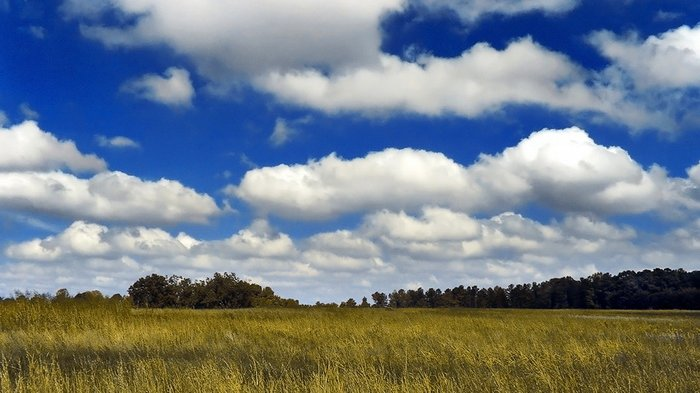
#> input picture svm/data/new_images/berawan2.jpg, 700 x 393 px
$ python -i model_wrapper.py   (imports and definitions only)
#> lines starting #> are read from the running program, lines starting #| are printed output that depends on the picture
import numpy as np
import cv2
from skimage.feature import hog, local_binary_pattern
from sklearn.base import BaseEstimator, ClassifierMixin
from sklearn.pipeline import make_pipeline
from sklearn.preprocessing import StandardScaler
from sklearn.decomposition import PCA
from sklearn.svm import SVC


# Konfigurasi yang harus sama dengan saat training
IMAGE_SIZE = (128, 128)
HOG_ORIENTATIONS = 9
HOG_PIXELS_PER_CELL = (8, 8)
HOG_CELLS_PER_BLOCK = (2, 2)

# Fungsi helper yang dibutuhkan oleh class
def resize_image(image):
    return cv2.resize(image, IMAGE_SIZE, interpolation=cv2.INTER_AREA)

def to_grayscale(image):
    return cv2.cvtColor(image, cv2.COLOR_BGR2GRAY)

def normalize_image(image):
    return image.astype('float32') / 255.0

def preprocess_image_for_feature_extraction(image):
    # Penting: Konversi dari RGB (Pillow) ke BGR (OpenCV)
    image_bgr = cv2.cvtColor(image, cv2.COLOR_RGB2BGR)
    resized_color_uint8 = resize_image(image_bgr)
    gray_image = to_grayscale(resized_color_uint8)
    normalized_gray = normalize_image(gray_image)
    normalized_color = normalize_image(resized_color_uint8)
    return normalized_gray, normalized_color

def extract_hog_features(gray_image):
    return hog(gray_image, orientations=HOG_ORIENTATIONS, pixels_per_cell=HOG_PIXELS_PER_CELL,
               cells_per_block=HOG_CELLS_PER_BLOCK, block_norm='L2-Hys', visualize=False, transform_sqrt=True)

# [24 lines left out: functions extract_color_histogram, extract_lbp_features, extract_features, not called in this run]

class IntegratedClassifier(BaseEstimator, ClassifierMixin):
    # [19 lines left out: functions __init__, _preprocess_and_extract, fit, not called in this run]
    def predict(self, X_raw):
        X_features = self._preprocess_and_extract(X_raw)
        return self.pipeline.predict(X_features)
    def predict_proba(self, X_raw):
        X_features = self._preprocess_and_extract(X_raw)
        return self.pipeline.predict_proba(X_features)

>>> import cv2
>>> picture = cv2.cvtColor(cv2.imread('../svm/data/new_images/berawan2.jpg'), cv2.COLOR_BGR2RGB)
>>> result = preprocess_image_for_feature_extraction(picture)
#> in preprocess_image_for_feature_extraction, image_bgr is the input picture: shape (393, 700, 3); mean B, G, R 138.4, 127.3, 115.3
#> in resize_image, `return cv2.resize(image, IMAGE_SIZE, interpolation=cv2.INTER_AREA)`:
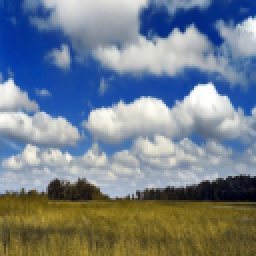
#> returned value: shape (128, 128, 3) (shown 2 times larger); mean of channels 0, 1, 2 138.4, 127.3, 115.3; drawn as B, G, R
#> in to_grayscale, `return cv2.cvtColor(image, cv2.COLOR_BGR2GRAY)`:
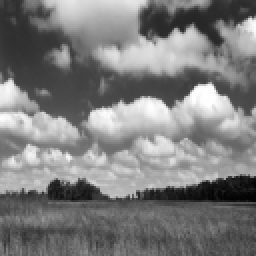
#> returned value: shape (128, 128) (shown 2 times larger); min 2, max 255, mean 125

$ run again, on svm/data/new_images/hujan6.jpg
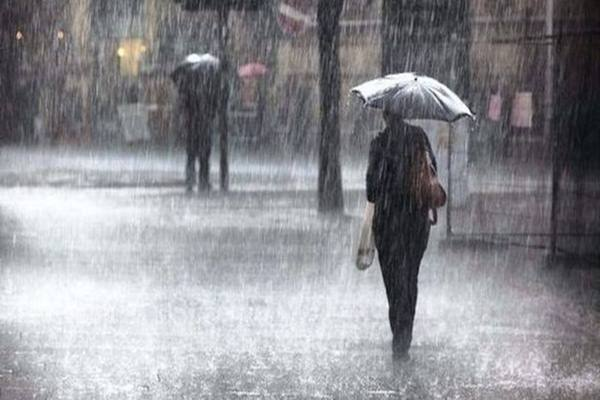
#> input picture svm/data/new_images/hujan6.jpg, 600 x 400 px
#> in preprocess_image_for_feature_extraction, image_bgr is the input picture: shape (400, 600, 3); mean B, G, R 146.3, 141.3, 141.6
#> in resize_image, `return cv2.resize(image, IMAGE_SIZE, interpolation=cv2.INTER_AREA)`:
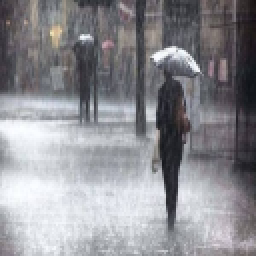
#> returned value: shape (128, 128, 3) (shown 2 times larger); mean of channels 0, 1, 2 146.3, 141.3, 141.6; drawn as B, G, R

$ run again, on svm/data/new_images/matahariTerbit.jpg
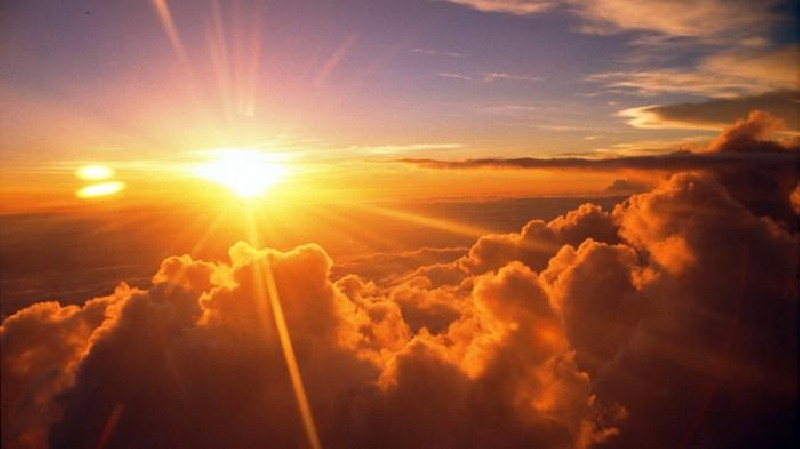
#> input picture svm/data/new_images/matahariTerbit.jpg, 800 x 449 px
#> in preprocess_image_for_feature_extraction, image_bgr is the input picture: shape (449, 800, 3); mean B, G, R 61.9, 94.1, 152.9
#> in resize_image, `return cv2.resize(image, IMAGE_SIZE, interpolation=cv2.INTER_AREA)`:
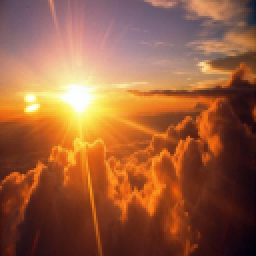
#> returned value: shape (128, 128, 3) (shown 2 times larger); mean of channels 0, 1, 2 61.9, 94.1, 152.9; drawn as B, G, R
#> in to_grayscale, `return cv2.cvtColor(image, cv2.COLOR_BGR2GRAY)`:
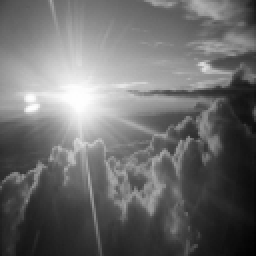
#> returned value: shape (128, 128) (shown 2 times larger); min 1, max 254, mean 108

$ run again, on svm/data/new_images/cloudy1.png
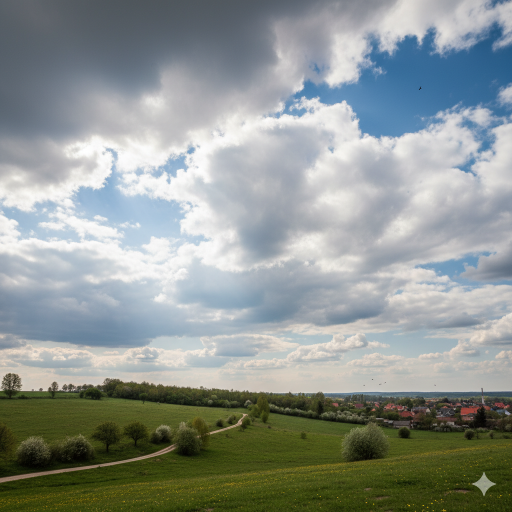
#> input picture svm/data/new_images/cloudy1.png, 1024 x 1024 px (shown at 1/2 size)
#> in preprocess_image_for_feature_extraction, image_bgr is the input picture: shape (1024, 1024, 3); mean B, G, R 145.9, 149.6, 142.4
#> in resize_image, `return cv2.resize(image, IMAGE_SIZE, interpolation=cv2.INTER_AREA)`:
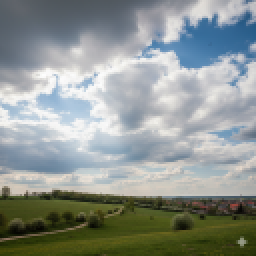
#> returned value: shape (128, 128, 3) (shown 2 times larger); mean of channels 0, 1, 2 145.9, 149.6, 142.4; drawn as B, G, R
#> in to_grayscale, `return cv2.cvtColor(image, cv2.COLOR_BGR2GRAY)`:
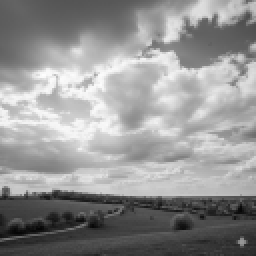
#> returned value: shape (128, 128) (shown 2 times larger); min 5, max 254, mean 147
